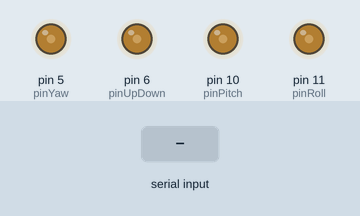
Recording of a sketch running on a simulated Arduino Uno, built with avr-gcc and run on an emulated ATmega328P. On the bench: output pins drawn as LEDs (lit = HIGH). Inputs (shaded band) come from the test bench.

Above: at 1.2 s.
1.3 s: "90,45\n" received over Serial
At 1.45 s:
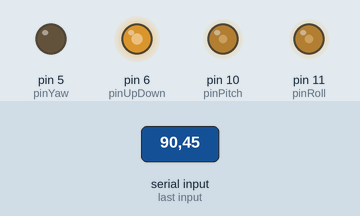
3.1 s: "90 45 200 10\n" received over Serial
At 3.25 s:
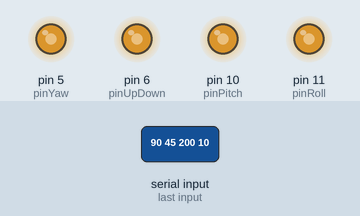
Timing chart, 0 to 6.1 s (numbered marks = the images above; inputs shaded):
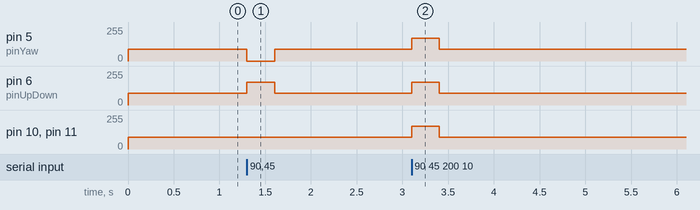

The sketch:

DroneSerial.ino
```cpp
const int pinUpDown = 6;
const int pinYaw = 5;
const int pinPitch = 10;
const int pinRoll = 11;

const int PWM_LOW = 0;
const int PWM_NEUTRAL = 87;
const int PWM_HIGH = 171;

unsigned long lastCommandTime = 0;
const unsigned long timeout = 300; // ms before returning to neutral

String inputLine = "";

void setup() {
  Serial.begin(115200);

  pinMode(pinUpDown, OUTPUT);
  pinMode(pinYaw, OUTPUT);
  pinMode(pinPitch, OUTPUT);
  pinMode(pinRoll, OUTPUT);

  setNeutral();
}

void setNeutral() {
  analogWrite(pinUpDown, PWM_NEUTRAL);
  analogWrite(pinYaw, PWM_NEUTRAL);
  analogWrite(pinPitch, PWM_NEUTRAL);
  analogWrite(pinRoll, PWM_NEUTRAL);
}

void setAxis(int pin, int value) {
  if (value > 0) analogWrite(pin, PWM_HIGH);
  else if (value < 0) analogWrite(pin, PWM_LOW);
  else analogWrite(pin, PWM_NEUTRAL);
}

void loop() {

  while (Serial.available()) {
    char c = Serial.read();

    if (c == '\n') {

      int ud, yaw, pitch, roll;

      sscanf(inputLine.c_str(), "%d %d %d %d", &ud, &yaw, &pitch, &roll);

      setAxis(pinUpDown, ud);
      setAxis(pinYaw, yaw);
      setAxis(pinPitch, pitch);
      setAxis(pinRoll, roll);

      lastCommandTime = millis();
      inputLine = "";
    }
    else {
      inputLine += c;
    }
  }

  // timeout safety
  if (millis() - lastCommandTime > timeout) {
    setNeutral();
  }
}
```

Measured:
- after the input at 1.3 s, pin 5 (pinYaw): 87/255 → 0/255 at once, → 87/255 0.30 s later; pin 6 (pinUpDown): 87/255 → 171/255 at once, → 87/255 0.30 s later
- after the input at 3.1 s, pin 5 (pinYaw), pin 6 (pinUpDown), pin 10 (pinPitch), pin 11 (pinRoll): 87/255 → 171/255 at once, → 87/255 0.30 s later
